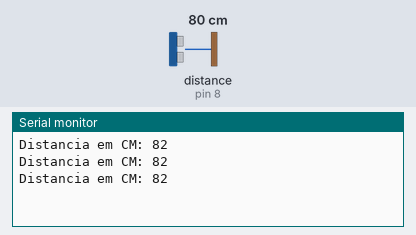
Recording of a sketch running on a simulated Arduino Uno, built with avr-gcc and run on an emulated ATmega328P. Parts: the last lines printed to the serial monitor. Wiring (inferred from the names in the program): ultrasonic range finder: trigger pin 12; echo pin 8. The inputs (shaded band) are chosen by the test bench; at power-on: distance to the obstacle (sensor on pin 8) 80 cm. The echo pulse lasts 58.3 µs per cm.

Above: at 1.3 s.
1.4 s: distance to the obstacle (sensor on pin 8) set to 2 cm
At 1.9 s:
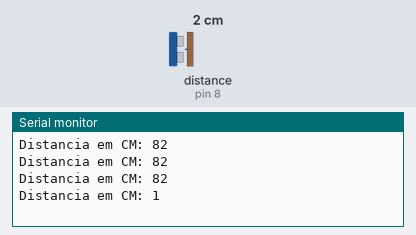
2.9 s: distance to the obstacle (sensor on pin 8) set to 4 cm
At 3.4 s:
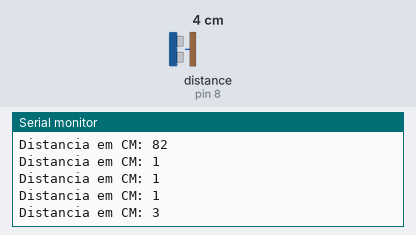
Timing chart, 0 to 5.9 s (numbered marks = the images above; inputs shaded):
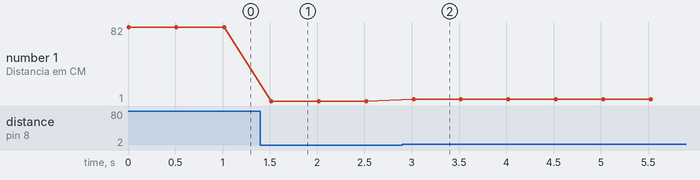

The sketch:

sensor_de_distancia_.ino
```cpp
const int trigPin = 12;
const int echoPin = 8;

void setup() {

  Serial.begin(9600);
  pinMode(trigPin, OUTPUT);  // define o pino triger como saída.
  pinMode(echoPin, INPUT); // define o pino echo como entrada.
}

void loop () {

  digitalWrite(trigPin, LOW);
  delayMicroseconds(2);
  digitalWrite(trigPin, HIGH);
  delayMicroseconds(10);
  digitalWrite(trigPin, LOW); //não envia o som e espera o retorno do som enviado
  unsigned long duracao = pulseIn(echoPin, HIGH);  //Captura a duração em tempo do retorno do som.
  int distancia = duracao/56;
  Serial.print("Distancia em CM: ");
  Serial.println(distancia);
  delay(500);
}
```

Measured:
- after the input at 1.4 s, the serial monitor: prints a new line after 0.12 s (image 1)
- after the input at 2.9 s, the serial monitor: prints a new line after 0.12 s (image 2)
- plotted number 1: 82 → 1 after the input at 1.4 s, 1 → 3 after the input at 2.9 s
